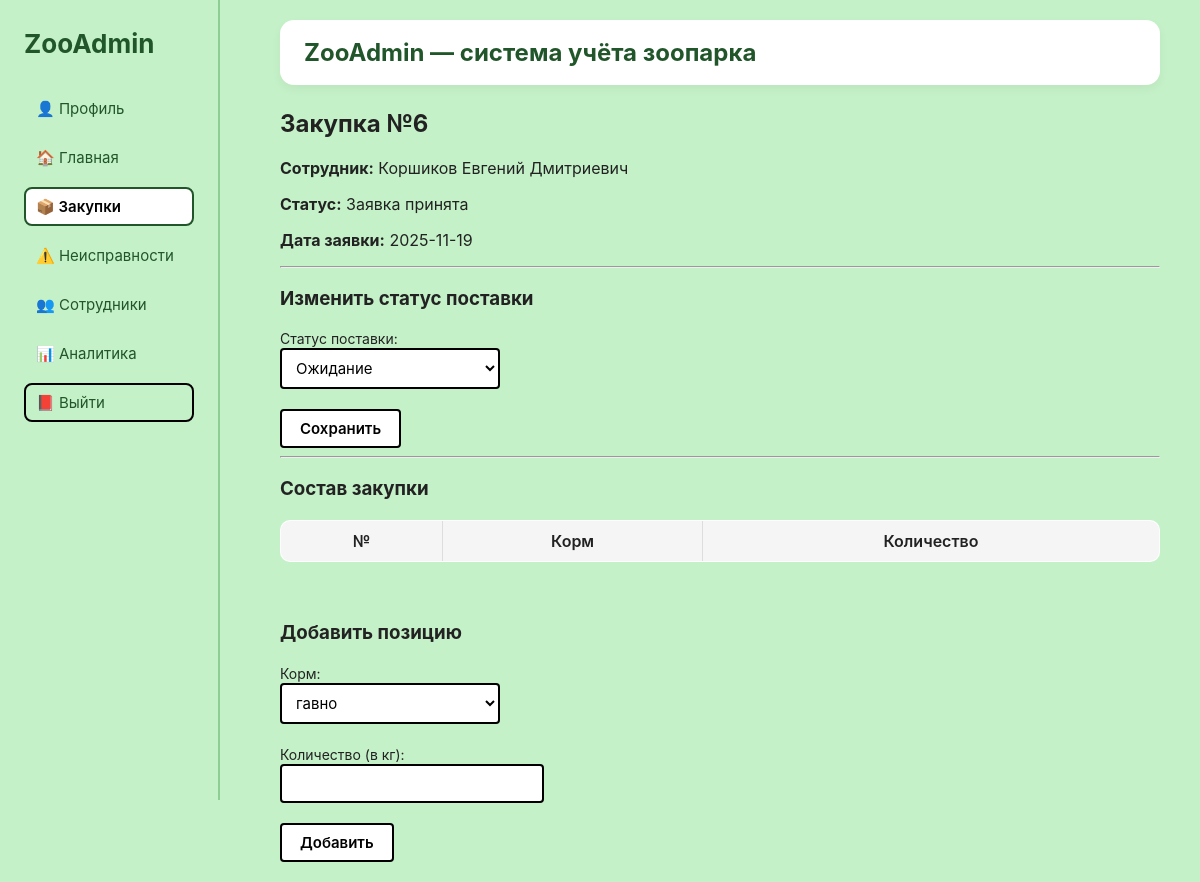
/purchases/6 (signed in), run on an earlier commit of the app's database.
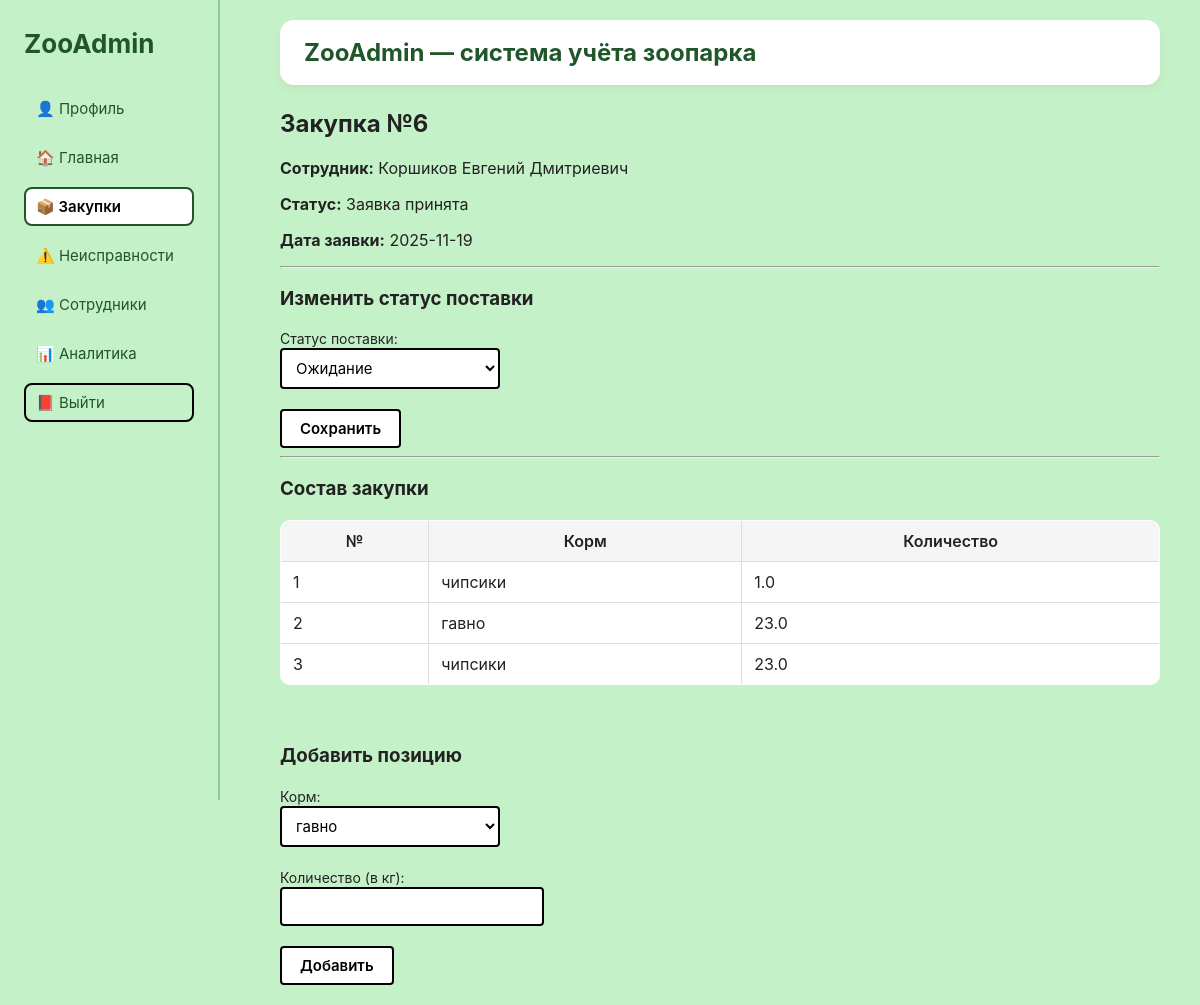
And on a later commit of the database.
### tables this page shows
CREATE TABLE purchases (
        id INTEGER PRIMARY KEY AUTOINCREMENT,
        employee_id INTEGER NOT NULL,
        status TEXT CHECK(status IN ('Заявка принята', 'В процессе', 'Доставлено')) DEFAULT 'Заявка принята',
        request_date TEXT DEFAULT CURRENT_DATE,
        FOREIGN KEY (employee_id) REFERENCES employees(id)
    );

CREATE TABLE employees (
        id INTEGER PRIMARY KEY AUTOINCREMENT,
        full_name TEXT NOT NULL,
        username TEXT UNIQUE NOT NULL,
        password TEXT NOT NULL,
        phone TEXT,
        role TEXT DEFAULT 'zootechnician', -- роли: manager, director, zootechnician, admin
        status TEXT DEFAULT 'active'
    );

CREATE TABLE purchase_items (
        id INTEGER PRIMARY KEY AUTOINCREMENT,
        purchase_id INTEGER NOT NULL,
        feed_id INTEGER NOT NULL,
        quantity REAL NOT NULL CHECK(quantity >= 0),
        FOREIGN KEY (purchase_id) REFERENCES purchases(id),
        FOREIGN KEY (feed_id) REFERENCES feed(id)
    );

CREATE TABLE feed (
        id INTEGER PRIMARY KEY AUTOINCREMENT,
        name TEXT NOT NULL,
        type TEXT CHECK(type IN ('Влажный', 'Сухой', 'Комбикорм')) DEFAULT 'Сухой',
        unit TEXT DEFAULT 'кг',
        quantity REAL DEFAULT 0
    );

### routers/purchases.py (the view)
@router.get("/purchases/{purchase_id}", response_class=HTMLResponse)
@role_required(["admin", "director", "manager"])
async def purchase_detail(request: Request, purchase_id: int):
    conn = get_connection()
    cursor = conn.cursor()
    cursor.execute("""
        SELECT p.id, e.full_name AS employee_name,
               p.status, p.request_date
        FROM purchases p
        JOIN employees e ON p.employee_id = e.id
        WHERE p.id=?
    """, (purchase_id,))
    purchase = cursor.fetchone()
    cursor.execute("""
        SELECT i.id, f.name AS feed_name, i.quantity
        FROM purchase_items i
        JOIN feed f ON i.feed_id = f.id
        WHERE i.purchase_id=?
    """, (purchase_id,))
    items = cursor.fetchall()
    feeds = []
    if request.state.user["role"] in ("admin", "director"):
        cursor.execute("SELECT id, name FROM feed")
        feeds = cursor.fetchall()
    conn.close()
    return templates.TemplateResponse(
        "purchase_detail.html",
        {
            "request": request,
            "purchase": purchase,
            "items": items,
            "feeds": feeds
        }
    )

### templates/purchase_detail.html (shortened to what this page needs)
{% extends "base.html" %}
{% block content %}
<h2>Закупка №{{ purchase.id }}</h2>
<p><strong>Сотрудник:</strong> {{ purchase.employee_name }}</p>
<p><strong>Статус:</strong> {{ purchase.status }}</p>
<p><strong>Дата заявки:</strong> {{ purchase.request_date }}</p>
<hr>
<h3>Изменить статус поставки</h3>
<form method="get" action="/purchases/{{ purchase.id }}/status_update">
    <label>Статус поставки:</label><br>
    <select name="status">
        <option value="Ожидание">Ожидание</option>
    </select>
    <br><br>
    <button type="submit">Сохранить</button>
</form>
<hr>
<h3>Состав закупки</h3>
<table border="1" cellpadding="8">
<tr>
    <th>№</th>
    <th>Корм</th>
    <th>Количество</th>
</tr>
{% for i in items %}
<tr>
    <td>{{ loop.index }}</td>
    <td>{{ i.feed_name }}</td>
    <td>{{ i.quantity }}</td>
</tr>
{% endfor %}
</table>
<br><br>
<h3>Добавить позицию</h3>
<form method="post" action="/purchases/{{ purchase.id }}/add_item">
    <label>Корм:</label><br>
    <select name="feed_id">
        {% for f in feeds %}
        <option value="{{ f.id }}">{{ f.name }}</option>
        {% endfor %}
    </select>
    <br><br>
    <label>Количество (в кг):</label><br>
    <input type="number" step="0.1" name="quantity" required>
    <br><br>
    <button type="submit">Добавить</button>
</form>
{% endblock %}

### templates/base.html (shortened to what this page needs)
<!DOCTYPE html>
<html lang="ru">
<head>
    <link rel="stylesheet" href="/static/style.css">
</head>
<body>
<div class="sidebar">
    <h2 class="logo">ZooAdmin</h2>
    {% if user %}
    <ul class="menu">
        {% if user.role == "admin" %}
            <li><a href="/profile" class="{% if request.url.path == '/profile' %}active{% endif %}">👤 Профиль</a></li>
            <li><a href="/home" class="{% if request.url.path == '/home' %}active{% endif %}">🏠 Главная</a></li>
            <li><a href="/animals" class="{% if request.url.path.startswith('/animals') %}active{% endif %}">🐾 Животные</a></li>
            <li><a href="/feed" class="{% if request.url.path.startswith('/feed') %}active{% endif %}">🍖 Корм</a></li>
            <li><a href="/feedings" class="{% if request.url.path.startswith('/feedings') %}active{% endif %}">🍽️ Кормления</a></li>
            <li><a href="/medical" class="{% if request.url.path.startswith('/medical') %}active{% endif %}">🩺 Медосмотры</a></li>
            <li><a href="/expenses" class="{% if request.url.path.startswith('/expenses') %}active{% endif %}">📘 Расходы</a></li>
            <li><a href="/rations" class="{% if request.url.path.startswith('/rations') %}active{% endif %}">🥗 Рационы</a></li>
            <li><a href="/purchases" class="{% if request.url.path.startswith('/purchases') %}active{% endif %}">📦 Закупки</a></li>
            <li><a href="/malfunctions" class="{% if request.url.path.startswith('/malfunctions') %}active{% endif %}">⚠️ Неисправности</a></li>
            <li><a href="/employees" class="{% if request.url.path.startswith('/employees') %}active{% endif %}">👥 Сотрудники</a></li>
            <li><a href="/analytics" class="{% if request.url.path.startswith('/analytics') %}active{% endif %}">📊 Аналитика</a></li>
        {% elif user.role == "director" %}
            <li><a href="/profile" class="{% if request.url.path == '/profile' %}active{% endif %}">👤 Профиль</a></li>
            <li><a href="/home" class="{% if request.url.path == '/home' %}active{% endif %}">🏠 Главная</a></li>
            <li><a href="/purchases" class="{% if request.url.path.startswith('/purchases') %}active{% endif %}">📦 Закупки</a></li>
            <li><a href="/malfunctions" class="{% if request.url.path.startswith('/malfunctions') %}active{% endif %}">⚠️ Неисправности</a></li>
            <li><a href="/employees" class="{% if request.url.path.startswith('/employees') %}active{% endif %}">👥 Сотрудники</a></li>
            <li><a href="/analytics" class="{% if request.url.path.startswith('/analytics') %}active{% endif %}">📊 Аналитика</a></li>
        {% elif user.role == "manager" %}
            <li><a href="/profile">👤 Профиль</a></li>
            <li><a href="/home">🏠 Главная</a></li>
            <li><a href="/animals">🐾 Животные</a></li>
            <li><a href="/purchases">📦 Закупки</a></li>
            <li><a href="/malfunctions">⚠️ Неисправности</a></li>
        {% endif %}
        <li><a href="/logout" class="logout">📕 Выйти</a></li>
    </ul>
    {% endif %}
</div>
<div class="main-content">
    {% if user %}
    <header class="page-header">
        <h1>ZooAdmin — система учёта зоопарка</h1>
    </header>
    {% endif %}
    <main class="page-content">
        {% block content %}{% endblock %}
    </main>
</div>
</body>
</html>

### static/style.css (style rules this page uses)
body { margin: 0; font-family: -apple-system, BlinkMacSystemFont, "Segoe UI", Roboto, Arial, sans-serif; background: #c5f1c8; color: #222; }
input, select, textarea, button { font-family: inherit; font-size: 15px; }
.sidebar { width: 220px; background: #c5f1c8; color: #21562a; height: 100vh; position: fixed; left: 0; top: 0; padding: 30px 24px; border-right: 2px solid #8bd092; box-sizing: border-box; }
.logo { margin: 0 0 30px 0; font-weight: 700; font-size: 26px; line-height: 1.1; color: #21562a; }
.menu { list-style: none; padding: 0; margin: 0; }
.menu li { margin-bottom: 10px; }
.sidebar a { text-decoration: none; color: #21562a; font-size: 15px; display: flex; align-items: center; gap: 8px; padding: 8px 10px; border-radius: 8px; border: 2px solid transparent; transition: background 0.2s, border-color 0.2s, transform 0.1s; }
.sidebar a.active { background: #ffffff; border-color: #21562a; color: #000; font-weight: 600; }
.sidebar a.logout { margin-top: 10px; border-color: #000; }
.main-content { margin-left: 240px; padding: 20px 40px; }
.page-header { background: #ffffff; padding: 18px 24px; border-radius: 14px; box-shadow: 0 4px 10px rgba(0,0,0,0.05); margin-bottom: 24px; }
.page-header h1 { margin: 0; font-size: 24px; color: #21562a; }
label { font-size: 14px; }
input, select, textarea { padding: 8px 10px; border-radius: 4px; border: 2px solid #000; background: white; min-width: 220px; }
button, .btn { padding: 8px 18px; border-radius: 4px; border: 2px solid #000; background: white; font-weight: 600; cursor: pointer; }
table { background: white; border-collapse: collapse; width: 100%; margin-top: 20px; border-radius: 10px; overflow: hidden; }
table th, table td { border: 1px solid #ddd; padding: 10px 12px; }
table th { background: #f5f5f5; font-weight: 600; }

What changed in the data, as far as the page shows it:
added purchase_items: feed_name "чипсики", quantity "1.0"
added purchase_items: feed_name "гавно", quantity "23.0"
added purchase_items: feed_name "чипсики", quantity "23.0"
